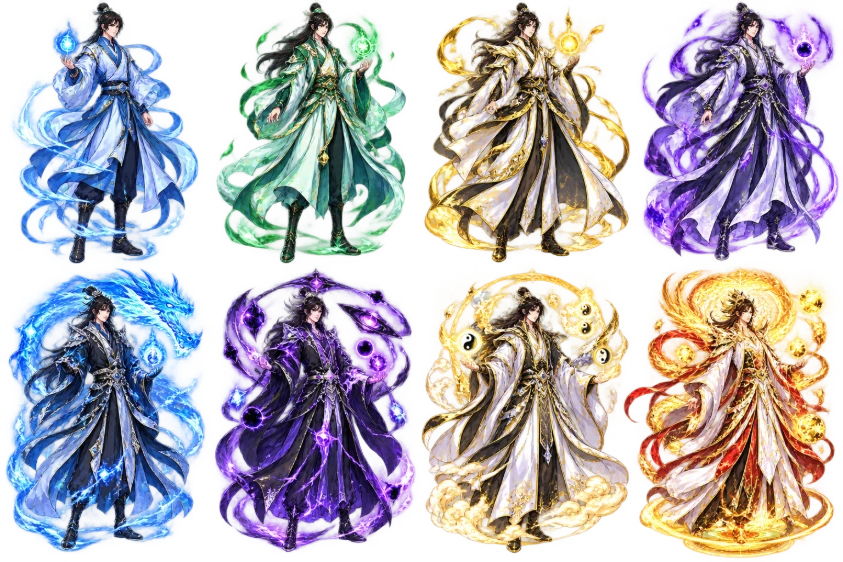
#> input picture assets-src/tutien/reference-male-realms.webp, 843 x 562 px
$ python prepare-tutien-bg.py ../assets-src/tutien/reference-male-realms.webp
#> lines starting #> are read from the running program, lines starting #| are printed output that depends on the picture
"""Crop a background painting to the 9:16 Tu Tien overlay and export WebP.

Usage:
  python scripts/prepare-tutien-bg.py <source image> [--center-x 0.5] [--name bg-plaza]

Writes public/tutien-assets/<name>.webp at 720x1280 (the overlay size).
A landscape source is cropped around --center-x (0..1 of the width); warns when
the crop has to be enlarged, because an upscaled background looks soft on stream.
Requires Pillow.
"""
import argparse
from pathlib import Path
from PIL import Image

W, H = 720, 1280

parser = argparse.ArgumentParser()
parser.add_argument('source')
parser.add_argument('--center-x', type=float, default=0.5)
parser.add_argument('--name', default='bg-plaza')
args = parser.parse_args()

img = Image.open(args.source).convert('RGB')
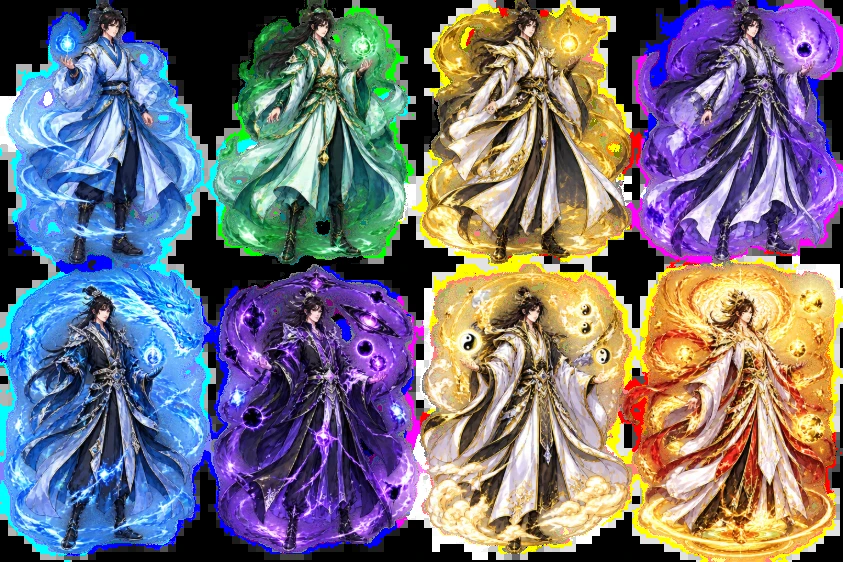
#> img: PIL image 843x562 RGB; mean R, G, B 116.8, 113.3, 122.6
sw, sh = img.size
#> sw = 843; sh = 562
target_ratio = W / H

if sw / sh > target_ratio:  # too wide: crop width around center-x
    cw, ch = round(sh * target_ratio), sh
#> cw = 316; ch = 562
    left = round(args.center_x * sw - cw / 2)
#> left = 264
    left = max(0, min(sw - cw, left))
    box = (left, 0, left + cw, ch)
#> box = (264, 0, 580, 562)
else:  # too tall: keep the bottom (the plaza floor), crop the sky
    cw, ch = sw, round(sw / target_ratio)
    box = (0, sh - ch, cw, sh)

crop = img.crop(box)
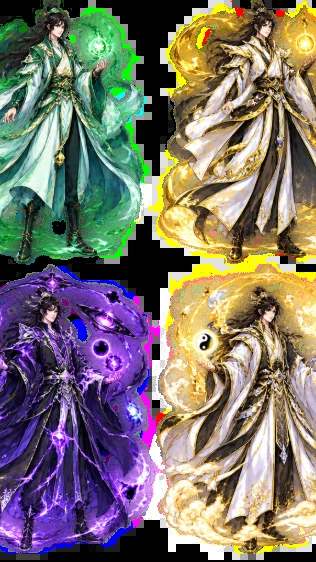
#> crop: PIL image 316x562 RGB; mean R, G, B 123.4, 116.4, 107.7
scale = H / crop.size[1]
#> scale = 2.28
if scale > 1.05:
    print(f'warning: crop {crop.size[0]}x{crop.size[1]} is enlarged {scale:.2f}x; '
          'a vertical 9:16 source of at least 1440x2560 will look sharper')
#| warning: crop 316x562 is enlarged 2.28x; a vertical 9:16 source of at least 1440x2560 will look sharper

out = Path(__file__).resolve().parent.parent / 'public' / 'tutien-assets' / f'{args.name}.webp'
crop.resize((W, H), Image.LANCZOS).save(out, 'WEBP', quality=82, method=6)
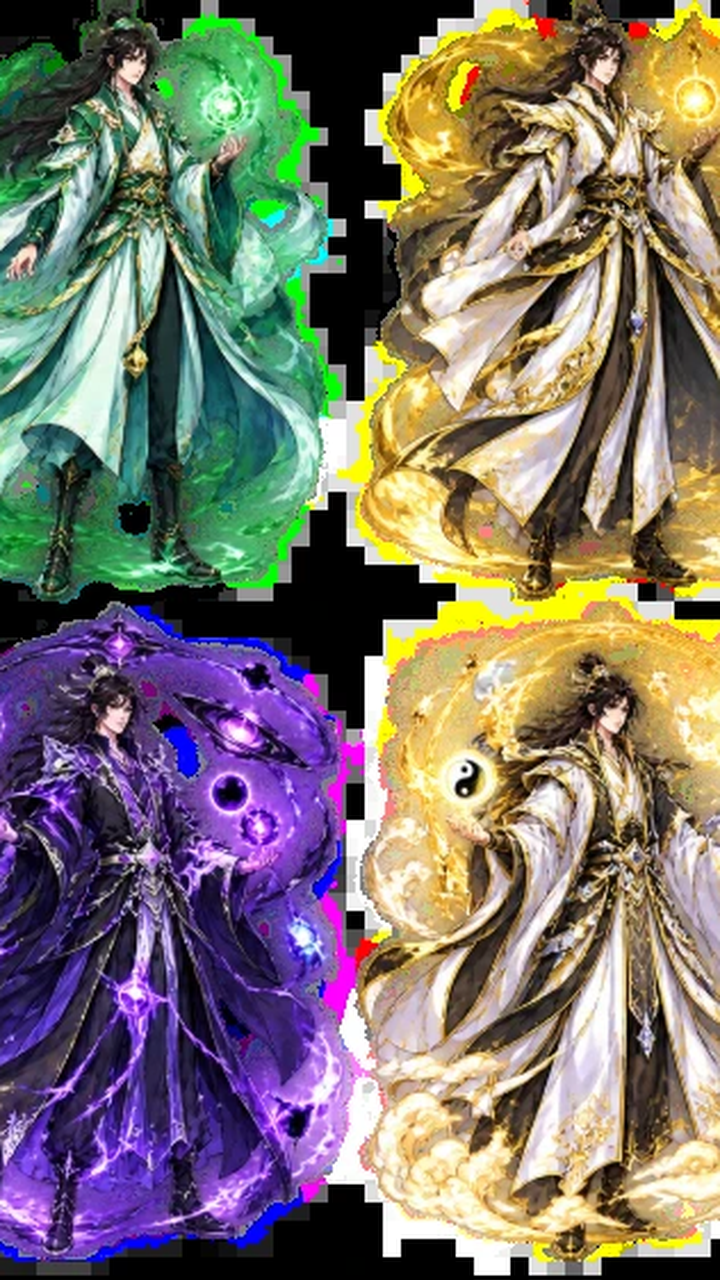
#> saved as bg-plaza.webp: PIL image 720x1280 RGB; mean R, G, B 123.4, 116.5, 107.9
print(f'wrote {out} from crop {box} of {sw}x{sh}')
#| wrote public/tutien-assets/bg-plaza.webp from crop (264, 0, 580, 562) of 843x562
